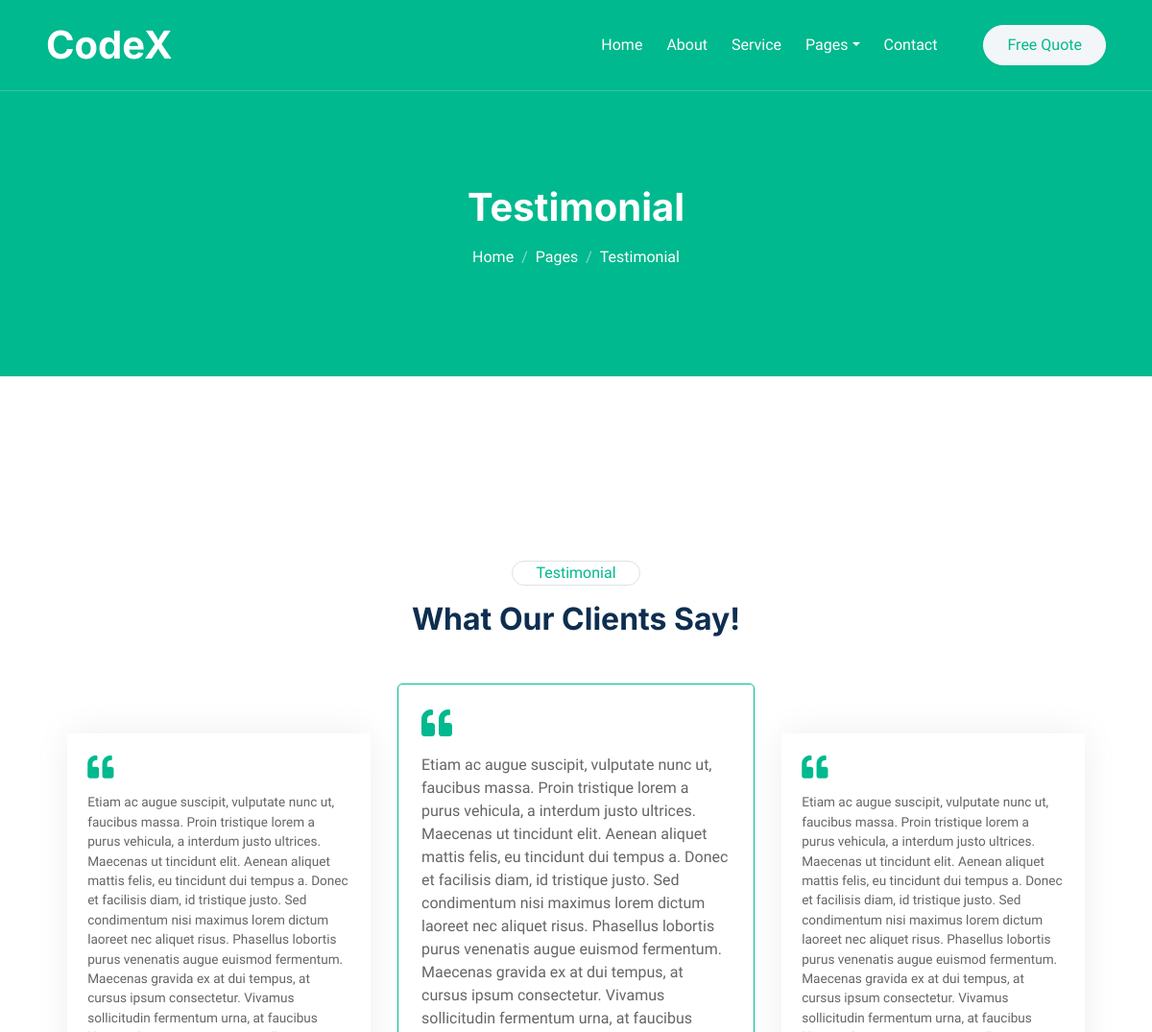
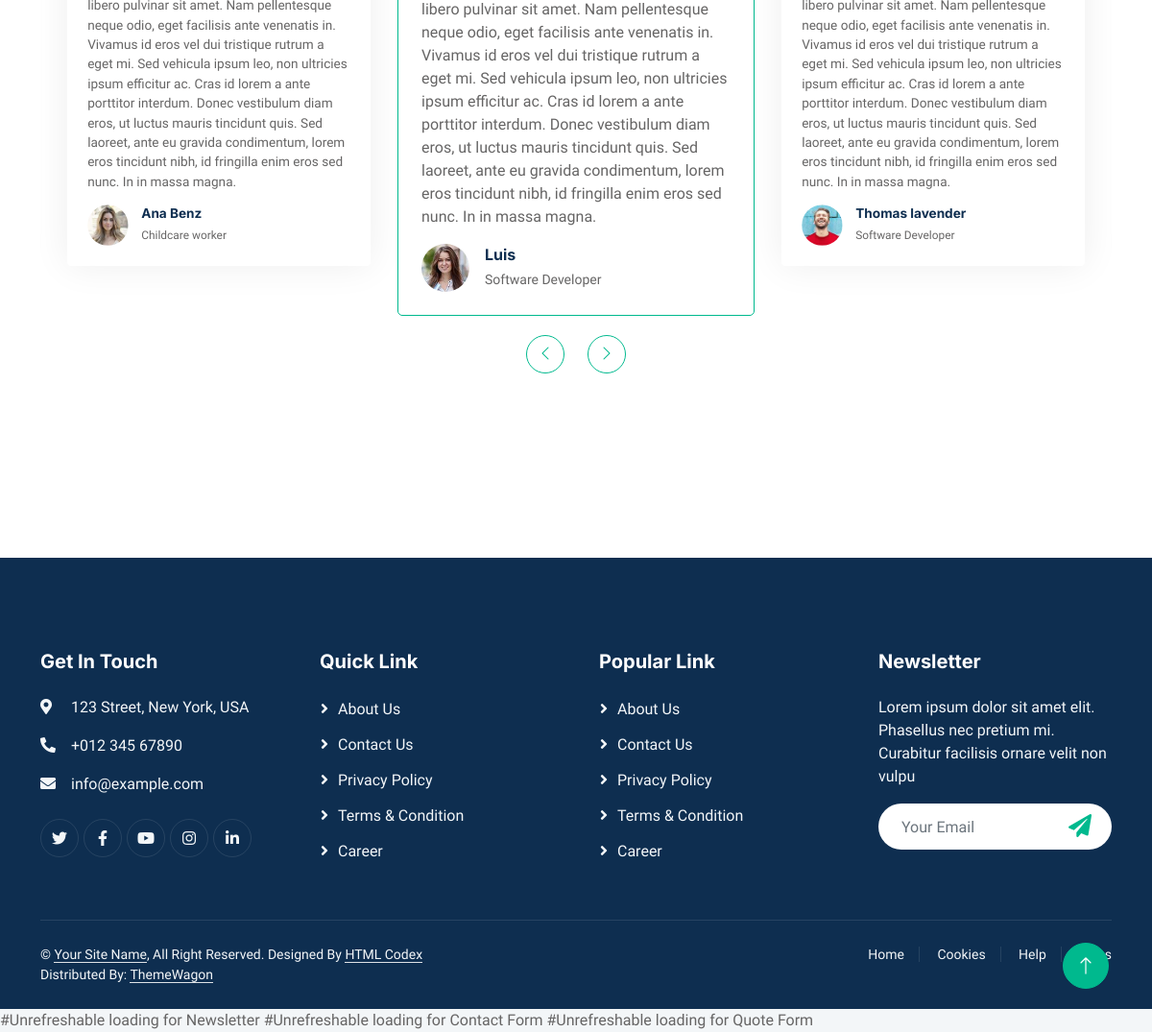
Screenshot of /testimonial with the database file from the repository (2 pictures, top to bottom).
### Site/models.py (models this page shows)
class Site_Info(models.Model):
    section_testimonial_title = models.CharField(max_length=255)
    section_banner_title = models.CharField(max_length=255)
    section_about_title = models.CharField(max_length=255)
    section_features_title = models.CharField(max_length=255)
    section_team_title = models.CharField(max_length=255)
    section_service_title = models.CharField(max_length=255)
    section_started_title = models.CharField(max_length=255)
    site_logo = models.CharField(max_length=255)

class Testimonial(models.Model):
    description = models.TextField()
    client_name = models.CharField(max_length=255)
    profession = models.CharField(max_length=255)
    img = models.FileField()

### Service/models.py (models this page shows)
class Footer(models.Model):
    title = models.CharField(max_length=255)
    phone = models.CharField(max_length=30)
    address = models.CharField(max_length=255)
    email = models.EmailField(max_length=254)
    fb_link = models.URLField()
    youtude_link = models.URLField()
    twitter_link = models.URLField()
    insta_link = models.URLField()
    linked_link = models.URLField()

### Site/views.py (the view)
# urls.py: path('testimonial', testimonial , name='testimonial'),
def testimonial(request):
    testimonial = Testimonial.objects.all()
    section = Site_Info.objects.first()
    return render(request, 'pages/testimonial.html', locals())

### Site/context_processor.py (called while the page is built)
def Footer_details(request):
    footer = Footer.objects.all()
    return{
        'footer': footer
    }

### templates/pages/testimonial.html
{% extends 'base/base.html' %}
{% load static %}
{% block 'content' %}
            <div class="container-xxl bg-primary page-header">
                <div class="container text-center">
                    <h1 class="text-white animated zoomIn mb-3">Testimonial</h1>
                    <nav aria-label="breadcrumb">
                        <ol class="breadcrumb justify-content-center">
                            <li class="breadcrumb-item"><a class="text-white" href="#">Home</a></li>
                            <li class="breadcrumb-item"><a class="text-white" href="#">Pages</a></li>
                            <li class="breadcrumb-item text-white active" aria-current="page">Testimonial</li>
                        </ol>
                    </nav>
                </div>
            </div>
        </div>
        <div class="container-xxl py-6">
            <div class="container">
                <div class="mx-auto text-center wow fadeInUp" data-wow-delay="0.1s" style="max-width: 600px;">
                    <div class="d-inline-block border rounded-pill text-primary px-4 mb-3">Testimonial</div>
                    <h2 class="mb-5">{{ section.section_testimonial_title }}</h2>
                </div>
                <div class="owl-carousel testimonial-carousel wow fadeInUp" data-wow-delay="0.1s">
                    {% for testimonial in testimonial %}
                        <div class="testimonial-item rounded p-4">
                            <i class="fa fa-quote-left fa-2x text-primary mb-3"></i>
                            <p>{{ testimonial.description }}</p>
                            <div class="d-flex align-items-center">
                                <img class="img-fluid flex-shrink-0 rounded-circle" src=" {{ testimonial.img.url }}">
                                <div class="ps-3">
                                    <h6 class="mb-1">{{ testimonial.client_name }}</h6>
                                    <small>{{ testimonial.profession }}</small>
                                </div>
                            </div>
                        </div>
                    {% endfor %}
                </div>
            </div>
        </div>
{% endblock 'content' %}

### templates/base/base.html (shortened to what this page needs)
{% load static %}
<!DOCTYPE html>
<html lang="en">
<head>
    <link href="https://cdnjs.cloudflare.com/ajax/libs/font-awesome/5.10.0/css/all.min.css" rel="stylesheet">
    <link href="https://cdn.jsdelivr.net/npm/bootstrap-icons@1.4.1/font/bootstrap-icons.css" rel="stylesheet">
    <link href=" {% static 'assets/lib/animate/animate.min.css' %}" rel="stylesheet">
    <link href="{% static 'assets/lib/owlcarousel/assets/owl.carousel.min.css' %}" rel="stylesheet">
    <link href="{% static 'assets/css/bootstrap.min.css' %}" rel="stylesheet">
    <link href="{% static 'assets/css/style.css' %}" rel="stylesheet">
    <link rel="stylesheet" type="text/css" href="//unpkg.com/swagger-ui-dist@3/swagger-ui.css" />
</head>
<body>
    <div class="container-xxl bg-white p-0">
        <div class="container-xxl position-relative p-0">
            <nav class="navbar navbar-expand-lg navbar-light px-4 px-lg-5 py-3 py-lg-0">
                <a href="{% url 'index' %}" class="navbar-brand p-0">
                    <h1 class="m-0">{{section.site_logo}}</h1>
                </a>
                <div class="collapse navbar-collapse" id="navbarCollapse">
                    <div class="navbar-nav ms-auto py-0">
                        <a href="{% url 'index' %}" class="nav-item nav-link {% if request.path == '/' %} active {% endif %}">Home</a>
                        <a href="{% url 'about' %}" class="nav-item nav-link {% if request.path == '/about' %} active {% endif %}">About</a>
                        <a href="{% url 'service' %} " class="nav-item nav-link {% if request.path == '/service' %} active {% endif %}">Service</a>
                        <div class="nav-item dropdown">
                            <a href="#" class="nav-link dropdown-toggle" data-bs-toggle="dropdown">Pages</a>
                        </div>
                        <a href=" {% url 'contact' %}" class="nav-item nav-link {% if request.path == '/contact' %} active {% endif %}">Contact</a>
                    </div>
                    <a href="" class="btn btn-light rounded-pill text-primary py-2 px-4 ms-lg-5">Free Quote</a>
                </div>
            </nav>
    {% block 'content' %}
    {% endblock 'content' %}
        <div class="container-fluid bg-dark text-light footer pt-5 wow fadeIn" data-wow-delay="0.1s" style="margin-top: 6rem;">
            <div class="container py-5">
                <div class="row g-5">
                    {% for item in footer %}
                    <div class="col-md-6 col-lg-3">
                            <h5 class="text-white mb-4">{{ item.title }}</h5>
                            <p><i class="fa fa-map-marker-alt me-3"></i> {{ item.address }}</p>
                            <p><i class="fa fa-phone-alt me-3"></i>{{ item.phone }}</p>
                            <p><i class="fa fa-envelope me-3"></i>{{ item.email }}</p>
                            <div class="d-flex pt-2">
                                <a class="btn btn-outline-light btn-social" href="{{item.twitter_link}}"><i class="fab fa-twitter"></i></a>
                                <a class="btn btn-outline-light btn-social" href="{{item.fb_link}}"><i class="fab fa-facebook-f"></i></a>
                                <a class="btn btn-outline-light btn-social" href="{{item.youtude_link}}"><i class="fab fa-youtube"></i></a>
                                <a class="btn btn-outline-light btn-social" href="{{item.insta_link}}"><i class="fab fa-instagram"></i></a>
                                <a class="btn btn-outline-light btn-social" href="{{item.linked_link}}"><i class="fab fa-linkedin-in"></i></a>
                            </div>
                        </div>
                    {% endfor %}
                    <div class="col-md-6 col-lg-3">
                        <h5 class="text-white mb-4">Quick Link</h5>
                        <a class="btn btn-link" href="">About Us</a>
                        <a class="btn btn-link" href="">Contact Us</a>
                        <a class="btn btn-link" href="">Privacy Policy</a>
                        <a class="btn btn-link" href="">Terms & Condition</a>
                        <a class="btn btn-link" href="">Career</a>
                    </div>
                    <div class="col-md-6 col-lg-3">
                        <h5 class="text-white mb-4">Popular Link</h5>
                        <a class="btn btn-link" href="">About Us</a>
                        <a class="btn btn-link" href="">Contact Us</a>
                        <a class="btn btn-link" href="">Privacy Policy</a>
                        <a class="btn btn-link" href="">Terms & Condition</a>
                        <a class="btn btn-link" href="">Career</a>
                    </div>
                    <div class="col-md-6 col-lg-3">
                        <h5 class="text-white mb-4">Newsletter</h5>
                        <p>Lorem ipsum dolor sit amet elit. Phasellus nec pretium mi. Curabitur facilisis ornare velit non vulpu</p>
                        <div class="position-relative w-100 mt-3">
                            <input class="form-control border-0 rounded-pill w-100 ps-4 pe-5" type="text" placeholder="Your Email" style="height: 48px;">
                            <button type="button" class="btn shadow-none position-absolute top-0 end-0 mt-1 me-2"><i class="fa fa-paper-plane text-primary fs-4"></i></button>
                        </div>
                    </div>
                </div>
            </div>
            <div class="container">
                <div class="copyright">
                    <div class="row">
                        <div class="col-md-6 text-center text-md-start mb-3 mb-md-0">
                            &copy; <a class="border-bottom" href="#">Your Site Name</a>, All Right Reserved.
							Designed By <a class="border-bottom" href="https://htmlcodex.com">HTML Codex</a>
                            <br>Distributed By: <a class="border-bottom" href="https://themewagon.com" target="_blank">ThemeWagon</a>
                        </div>
                        <div class="col-md-6 text-center text-md-end">
                            <div class="footer-menu">
                                <a href="">Home</a>
                                <a href="">Cookies</a>
                                <a href="">Help</a>
                                <a href="">FQAs</a>
                            </div>
                        </div>
                    </div>
                </div>
            </div>
        </div>
        <a href="#" class="btn btn-lg btn-primary btn-lg-square back-to-top"><i class="bi bi-arrow-up"></i></a>
    </div>
    #Unrefreshable loading for Newsletter
#Unrefreshable loading for Contact Form
#Unrefreshable loading for Quote Form
</body>
</html>

### static/assets/css/style.css (style rules this page uses)
:root { --primary: #00B98E; --light: #F3F6F8; --dark: #0E2E50; }
.back-to-top { position: fixed; display: none; right: 45px; bottom: 45px; z-index: 99; }
.py-6 { padding-top: 6rem; padding-bottom: 6rem; }
.btn { font-weight: 500; transition: .5s; }
.btn.btn-primary, .btn.btn-outline-primary:hover { color: #FFFFFF; }
.btn-lg-square { width: 48px; height: 48px; }
.btn-square, .btn-sm-square, .btn-lg-square { padding: 0; display: flex; align-items: center; justify-content: center; font-weight: normal; border-radius: 50px; }
.navbar .navbar-nav .nav-link { position: relative; margin-left: 25px; padding: 35px 0; color: #FFFFFF; font-weight: 500; outline: none; transition: .5s; }
.navbar .navbar-brand h1 { color: #FFFFFF; }
@media (min-width: 992px) { .navbar { position: absolute; width: 100%; top: 0; left: 0; border-bottom: 1px solid rgba(256, 256, 256, .2); z-index: 999; } }
@media (min-width: 992px) { .navbar .navbar-nav .nav-link::before { position: absolute; content: ""; width: 100%; height: 2px; bottom: 10px; left: 0; background: #FFFFFF; opacity: 0; transition: .5s; } }
.page-header { margin-bottom: 6rem; padding: 12rem 0 6rem 0; }
.page-header .breadcrumb-item+.breadcrumb-item::before { color: rgba(256, 256, 256, .5); }
.testimonial-carousel .owl-item .testimonial-item { box-shadow: 0 0 45px rgba(0, 0, 0, .07); border: 1px solid transparent; transform: scale(.85); transition: .5s; }
.testimonial-carousel .owl-item.center .testimonial-item { box-shadow: none; border-color: var(--primary); transform: scale(1); }
.testimonial-carousel .owl-item .testimonial-item img { width: 50px; height: 50px; }
.footer .btn.btn-social { margin-right: 5px; width: 40px; height: 40px; display: flex; align-items: center; justify-content: center; color: var(--light); border: 1px solid rgba(256, 256, 256, .1); border-radius: 40px; transition: .3s; }
.footer .btn.btn-link { display: block; margin-bottom: 10px; padding: 0; text-align: left; color: var(--light); font-weight: normal; transition: .3s; }
.footer .btn.btn-link::before { position: relative; content: "\f105"; font-family: "Font Awesome 5 Free"; font-weight: 900; margin-right: 10px; }
.footer .copyright { padding: 25px 0; font-size: 14px; border-top: 1px solid rgba(256, 256, 256, .1); }
.footer .copyright a { color: var(--light); }
.footer .footer-menu a { margin-right: 15px; padding-right: 15px; border-right: 1px solid rgba(255, 255, 255, .1); }
.footer .footer-menu a:last-child { margin-right: 0; padding-right: 0; border-right: none; }

### rows the page displays
Site_Info: site_logo "CodeX", section_testimonial_title "What Our Clients Say!"
Testimonial: description "Etiam ac augue suscipit, vulputate nunc ut, faucibus massa. Proin tristique lorem a purus vehicula, a interdum justo ultrices. Maecenas ut tincidunt elit. Aenean aliquet mattis felis, eu tincidunt dui tempus a. Donec et facilisis diam, id tristique justo. Sed condimentum nisi maximus lorem dictum laoreet nec aliquet risus. Phasellus lobortis purus venenatis augue euismod fermentum. Maecenas gravida ex at dui tempus, at cursus ipsum consectetur. Vivamus sollicitudin fermentum urna, at faucibus libero pulvinar sit amet. Nam pellentesque neque odio, eget facilisis ante venenatis in. Vivamus id eros vel dui tristique rutrum a eget mi. Sed vehicula ipsum leo, non ultricies ipsum efficitur ac.…", img (picture), client_name "Luis", profession "Software Developer"
Testimonial: description "Etiam ac augue suscipit, vulputate nunc ut, faucibus massa. Proin tristique lorem a purus vehicula, a interdum justo ultrices. Maecenas ut tincidunt elit. Aenean aliquet mattis felis, eu tincidunt dui tempus a. Donec et facilisis diam, id tristique justo. Sed condimentum nisi maximus lorem dictum laoreet nec aliquet risus. Phasellus lobortis purus venenatis augue euismod fermentum. Maecenas gravida ex at dui tempus, at cursus ipsum consectetur. Vivamus sollicitudin fermentum urna, at faucibus libero pulvinar sit amet. Nam pellentesque neque odio, eget facilisis ante venenatis in. Vivamus id eros vel dui tristique rutrum a eget mi. Sed vehicula ipsum leo, non ultricies ipsum efficitur ac.…", img (picture), client_name "Thomas lavender", profession "Software Developer"
Testimonial: description "Etiam ac augue suscipit, vulputate nunc ut, faucibus massa. Proin tristique lorem a purus vehicula, a interdum justo ultrices. Maecenas ut tincidunt elit. Aenean aliquet mattis felis, eu tincidunt dui tempus a. Donec et facilisis diam, id tristique justo. Sed condimentum nisi maximus lorem dictum laoreet nec aliquet risus. Phasellus lobortis purus venenatis augue euismod fermentum. Maecenas gravida ex at dui tempus, at cursus ipsum consectetur. Vivamus sollicitudin fermentum urna, at faucibus libero pulvinar sit amet. Nam pellentesque neque odio, eget facilisis ante venenatis in. Vivamus id eros vel dui tristique rutrum a eget mi. Sed vehicula ipsum leo, non ultricies ipsum efficitur ac.…", img (picture), client_name "Ana Benz", profession "Childcare worker"
Footer: title "Get In Touch", address "123 Street, New York, USA", phone "+012 345 67890", email "info@example.com"
